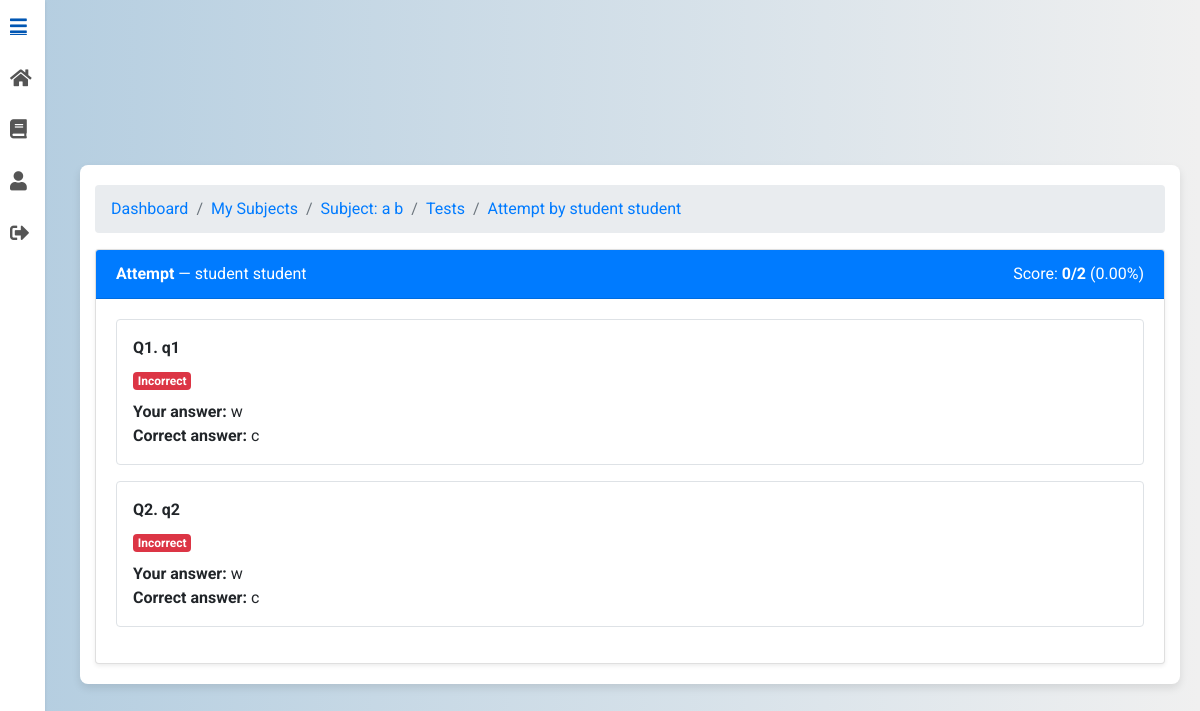
/tests/45/3/submissions/2/ (signed in), run on the app's committed database.
### tests/models.py (models this page shows, shortened)
class TestAttempt(models.Model):
    test = models.ForeignKey('tests.Test', on_delete=models.CASCADE, related_name='attempts')
    student = models.ForeignKey(settings.AUTH_USER_MODEL, on_delete=models.CASCADE, related_name='test_attempts')
    started_at = models.DateTimeField(auto_now_add=True)
    submitted_at = models.DateTimeField(auto_now_add=True)
    score = models.IntegerField(default=0)
    max_score = models.IntegerField(default=0)
    duration_seconds = models.IntegerField(default=0)
    class Meta:
        ordering = ['-submitted_at']

class Question(models.Model):
    test = models.ForeignKey(Test, on_delete=models.CASCADE, related_name="questions")
    text = models.TextField()

class Choice(models.Model):
    question = models.ForeignKey(Question, on_delete=models.CASCADE, related_name="choices")
    text = models.CharField(max_length=500)
    is_correct = models.BooleanField(default=False)

### users/models.py (models this page shows, shortened)
class CustomUser(AbstractUser):
    ROLE_CHOICES = [
        ('student', 'Student'),
        ('professor', 'Professor')
    ]
    role = models.CharField(max_length=10, choices=ROLE_CHOICES)
    institution = models.ForeignKey('Institution', on_delete=models.SET_NULL, null=True, blank=True)

### tests/views.py (the view)
# urls.py: path("<int:subject_id>/<int:test_id>/submissions/<int:attempt_id>/", views.test_attempt_detail, name="test_attempt_detail"),
@login_required
def test_attempt_detail(request, subject_id: int, test_id: int, attempt_id: int):
    subject = get_object_or_404(Subject, pk=subject_id)
    test = get_object_or_404(Test, pk=test_id, subject=subject)
    attempt = get_object_or_404(
        TestAttempt.objects.select_related("student").prefetch_related("answers__choice", "answers__question"),
        pk=attempt_id,
        test=test,
    )
    is_owner_prof = _is_owner_prof(request.user, subject)
    is_attempt_owner = (attempt.student_id == request.user.id)
    if not (is_owner_prof or is_attempt_owner):
        messages.error(request, "You are not allowed to view this attempt.")
        return redirect("tests:my_tests", subject_id=subject.id)
    rows = []
    answers_by_qid = {a.question_id: a for a in attempt.answers.all()}
    for idx, q in enumerate(test.questions.all().prefetch_related("choices"), start=1):
        chosen = answers_by_qid.get(q.id)
        correct_choice = q.choices.filter(is_correct=True).first()
        rows.append(
            {
                "index": idx,
                "question": q,
                "chosen": chosen.choice if chosen else None,
                "is_correct": (chosen.is_correct if chosen else False),
                "correct_choice": correct_choice,
                "choices": list(q.choices.all()),
            }
        )
    pct = round((attempt.score * 100.0) / attempt.max_score, 2) if attempt.max_score else 0.0
    label = (
        "Your Attempt"
        if is_attempt_owner and not is_owner_prof
        else f"Attempt by {attempt.student.get_full_name() or attempt.student.email}"
    )
    breadcrumbs = [
        ("Dashboard", reverse_lazy("users:dashboard")),
        ("My Subjects", reverse_lazy("subjects:my_subjects")),
        (f"Subject: {subject.name}", reverse_lazy("subjects:subject_detail", args=[subject.id])),
        ("Tests", reverse("tests:my_tests", kwargs={"subject_id": subject.id})),
        (label, ""),
    ]
    return render(
        request,
        "test_attempt_detail.html",
        {
            "subject": subject,
            "test": test,
            "attempt": attempt,
            "rows": rows,
            "breadcrumbs": breadcrumbs,
            "pct": pct,  # for (xx.xx%)
        },
    )

### tests/views.py (called while the page is built)
def _is_owner_prof(user, subject: Subject) -> bool:
    return getattr(user, "role", None) == "professor" and subject.professor_id == user.id

### tests/templates/test_attempt_detail.html (shortened to what this page needs)
{% extends 'base.html' %}
{% load static %}
{% load view_breadcrumbs %}
{% block content %}
<div class="container mt-5">
  <nav aria-label="breadcrumb">
    <ol class="breadcrumb">
      {% for name, url in breadcrumbs %}
        <li class="breadcrumb-item"><a href="{{ url }}">{{ name }}</a></li>
      {% endfor %}
    </ol>
  </nav>
  <div class="card shadow-sm no-hover-card">
    <div class="card-header bg-primary text-white d-flex justify-content-between">
      <div>
        <strong>Attempt</strong> — {{ attempt.student.get_full_name|default:attempt.student.email }}
      </div>
      <div>
        Score: <strong>{{ attempt.score }}/{{ attempt.max_score }}</strong>
        ({{ pct|floatformat:2 }}%)
      </div>
    </div>
    <div class="card-body">
      {% for r in rows %}
        <div class="mb-3 p-3 border rounded">
          <div class="font-weight-bold">Q{{ forloop.counter }}. {{ r.question.text }}</div>
          <div class="mt-2">
            <span class="badge {% if r.is_correct %}badge-success{% else %}badge-danger{% endif %}">
              {% if r.is_correct %}Correct{% else %}Incorrect{% endif %}
            </span>
          </div>
          <div class="mt-2">
            <div><strong>Your answer:</strong> {{ r.chosen.text|default:"—" }}</div>
            <div><strong>Correct answer:</strong> {{ r.correct_choice.text|default:"—" }}</div>
          </div>
        </div>
      {% endfor %}
    </div>
  </div>
</div>
{% endblock %}

### static/css/styles.css (style rules this page uses)
body { font-family: 'Roboto', sans-serif; background: linear-gradient(to right, #b3cde0, #f0f0f0); margin: 0; padding: 0; display: flex; justify-content: center; align-items: center; min-height: 100vh; }
.container { background-color: #ffffff; padding: 20px; border-radius: 8px; box-shadow: 0 4px 8px rgba(0, 0, 0, 0.1); max-width: 900px; width: 100%; animation: fadeIn 1s ease-in-out; }
.card { transition: transform 0.3s, box-shadow 0.3s; }
.no-hover-card { transition: none; }

### subjects/templates/base.html (style rules this page uses)
body { background: linear-gradient(to right, #b3cde0, #f0f0f0); margin: 0; padding: 0; font-family: 'Roboto', sans-serif; display: flex; }
.main-content > * { max-width: 100%; }

### data on the page
TestAttempt: student.get_full_name "student student", score "0", max_score "2"
Question: question.text "q1", chosen.text "w", correct_choice.text "c"
Question: question.text "q2", chosen.text "w", correct_choice.text "c"

### other printed values
{{ name }} "Dashboard" "My Subjects" "Subject: a b" "Tests" "Attempt by student student"
{{ pct|floatformat:2 }} "0.00"
